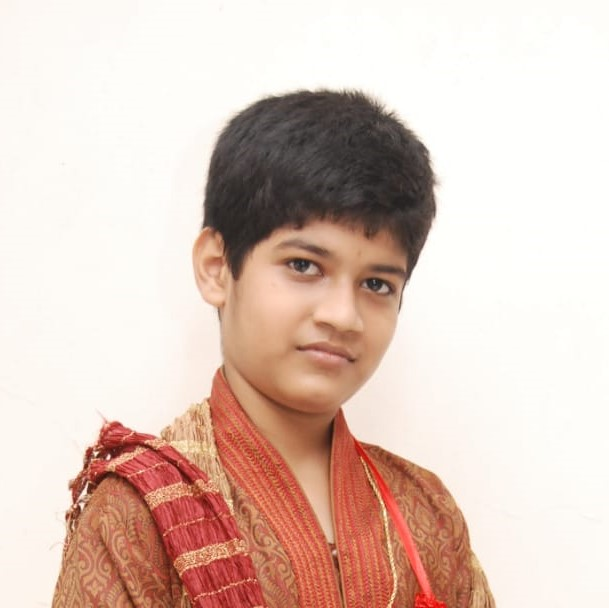
#> input picture Photo.jpg, 609 x 608 px
$ python face_detection.py
#> lines starting #> are read from the running program, lines starting #| are printed output that depends on the picture; after the words box and inside, x2 and y2 are one past the last pixel; in counts of white or black regions, pixels touching at a corner belong together
import cv2

face_cascade = cv2.CascadeClassifier("haarcascade_frontalface_default.xml")
img = cv2.imread("Photo.jpg")
#> img is the input picture: shape (608, 609, 3); mean B, G, R 188.6, 199, 222.4
gray_img = cv2.cvtColor(img,cv2.COLOR_BGR2GRAY)
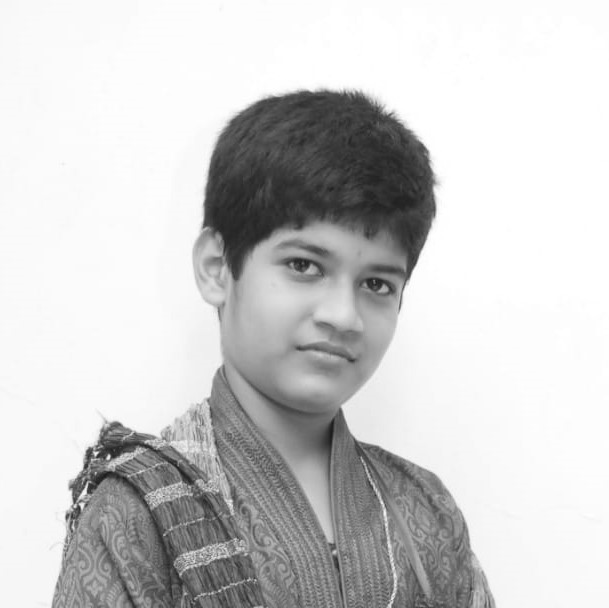
#> gray_img: shape (608, 609); min 26, max 255, mean 204.9
faces = face_cascade.detectMultiScale(gray_img,scaleFactor = 1.05, minNeighbors = 5)
#> faces = [[214, 182, 234, 234]]

for (x,y,w,h) in faces:
    img = cv2.rectangle(img,(x,y),(x+w,y+h),(0,255,0),3)
#> this loop made 1 pass
#> pass 1, `img = cv2.rectangle(img,(x,y),(x+w,y+h),(0,255,0),3)`:
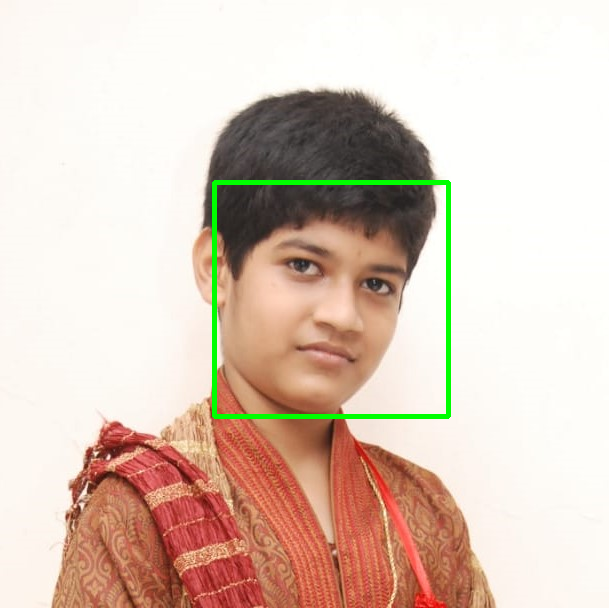
#> img: shape (608, 609, 3); 1.26% of pixels changed, all inside (x1, y1, x2, y2) = (212, 180, 451, 419)

cv2.imshow("Face",img)

key = cv2.waitKey(0)
#> (key Esc is pressed here)
cv2.destroyAllWindows()
